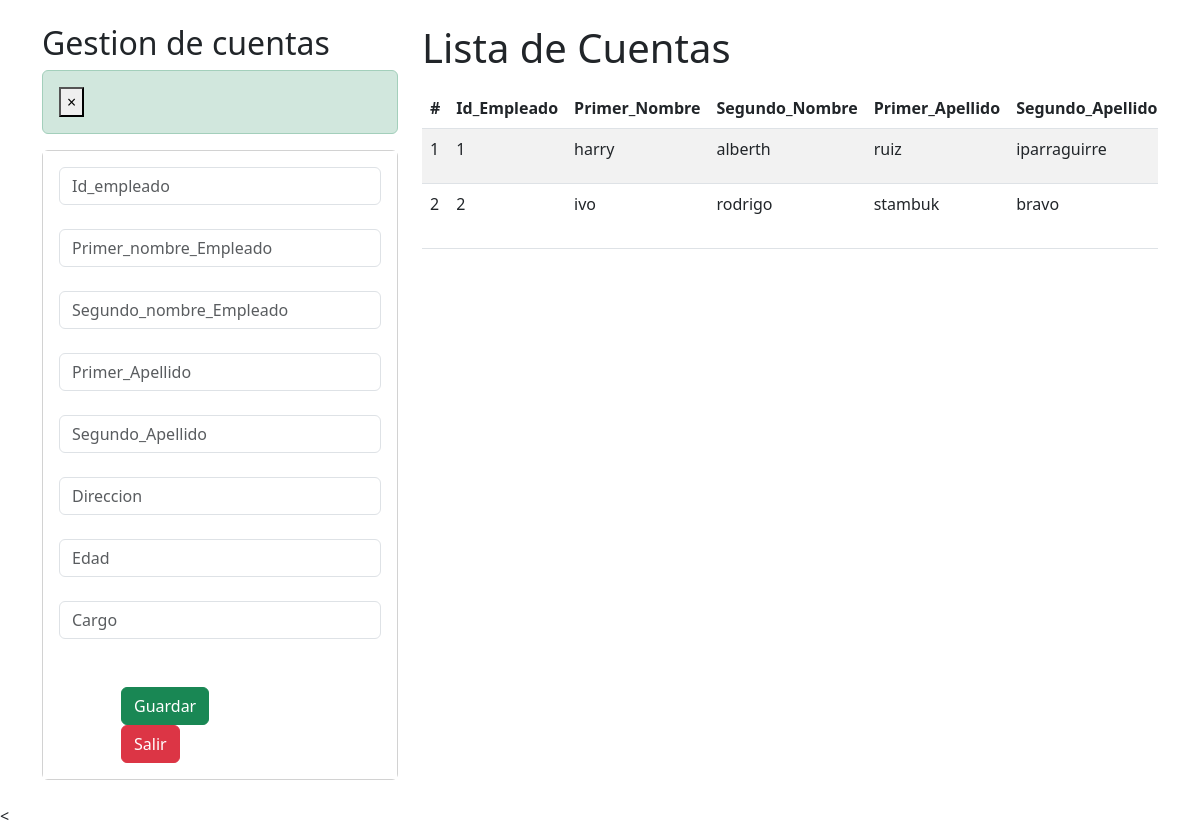
The page /crud_cuentas/ on the database as committed earlier.
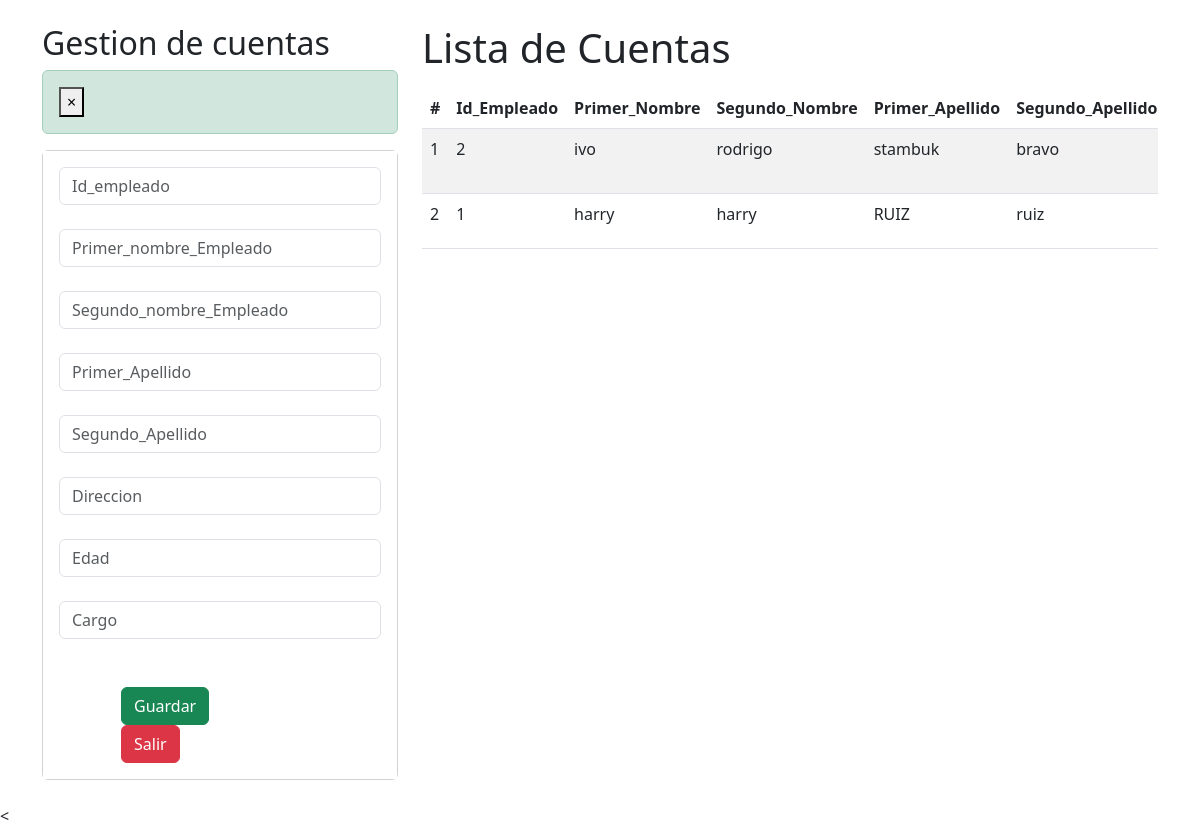
The same page on the database as committed later.
### API_Rest/models.py (models this page shows, shortened)
class Cuenta_Empleado(models.Model):
    Id_Empleado = models.CharField(primary_key=True, max_length=7)
    Primer_Nombre = models.CharField(max_length=20)
    Segundo_Nombre = models.CharField(max_length=20)
    Primer_Apellido = models.CharField(max_length=20)
    Segundo_Apellido = models.CharField(max_length=20)
    Direccion = models.CharField(max_length=20)
    Edad = models.IntegerField()
    Cargo = models.CharField(max_length=20)
    Usuario = models.CharField(max_length=10, unique=True)
    Contrasena = models.CharField(max_length=60)

### API_Rest/views.py (the view)
# urls.py: path("crud_cuentas/", crud_cuentas, name="crud_cuentas"),
def crud_cuentas(request):
    cuenta_empleado = Cuenta_Empleado.objects.all()
    cliente = Cliente.objects.all()
    return render(request, "core/crud_cuentas.html", {"cuenta_empleado": cuenta_empleado})

### API_Rest/templates/core/crud_cuentas.html (shortened to what the changed rows need)
<!DOCTYPE html>
<html>
  {% load static %}
  <head>
    <link href="https://cdn.jsdelivr.net/npm/bootstrap@5.3.0/dist/css/bootstrap.min.css" rel="stylesheet">
  </head>
    <body>
        <div id="cont_fondo">
            <div class="container py-4">
                <div class="row">
                    <div class="col-sm-12 col-md-6 col-lg-4 col-xl-4">
                        <h2>Gestion de cuentas</h2>
                    </div>
                    <div class="col-sm-12 col-md-6 col-lg-8 col-xl-8">
                        <h1>Lista de Cuentas</h1>
                        <div class="table-responsive py-2">
                            <table class="table table-striped">
                                <thead>
                                    <tr>
                                        <th>#</th>
                                        <th>Id_Empleado</th>
                                        <th>Primer_Nombre</th>
                                        <th>Segundo_Nombre</th>
                                        <th>Primer_Apellido</th>
                                        <th>Segundo_Apellido</th>
                                    </tr>
                                </thead>
                                <tbody>
                                    {% for p in cuenta_empleado %}
                                        <tr>
                                            <td>{{ forloop.counter }}</td>
                                            <td>{{ p.Id_Empleado }}</td>
                                            <td>{{ p.Primer_Nombre }}</td>
                                            <td>{{ p.Segundo_Nombre }}</td>
                                            <td>{{ p.Primer_Apellido }}</td>
                                            <td>{{ p.Segundo_Apellido }}</td>
                                        </tr>
                                    {% endfor %}
                                </tbody>
                            </table>
                        </div>
                    </div>
                </div>
            </div>
        </div>
    </body>
</body>
</html>

Rows that differ between the two databases and show on the page:
shown differently, row unchanged: Cuenta_Empleado "ivo": moves up the list
changed Cuenta_Empleado "harry": Segundo_Nombre "alberth" → "harry"; Primer_Apellido "ruiz" → "RUIZ"; Segundo_Apellido "iparraguirre" → "ruiz"
